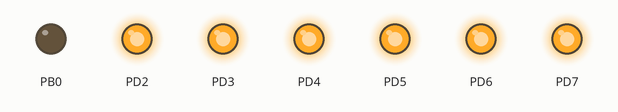
This program was run on a simulated ATmega328P, built with avr-gcc and emulated at 16 MHz. Shown: output pins drawn as LEDs (lit = HIGH).

Above: at 0.2 s.
At 1.2 s:
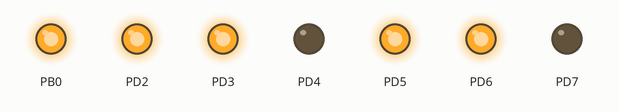
At 1.7 s:
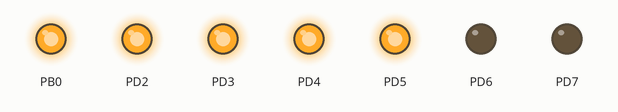
At 2.2 s:
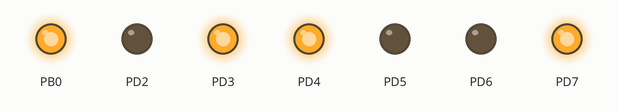
At 3.7 s:
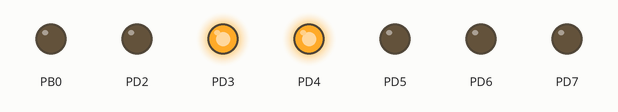
At 5.7 s:
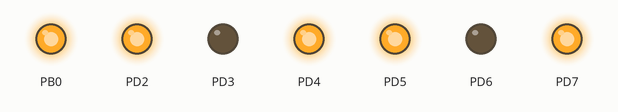
Timing chart, 0 to 6.9 s (numbered marks = the images above):
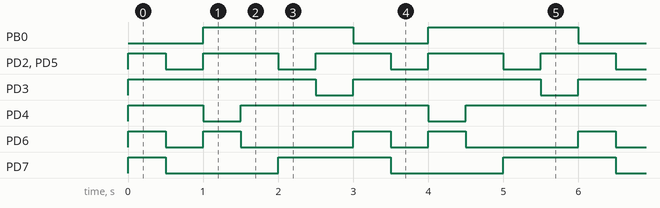

Measured:
- by itself, PB0: alternates HIGH for 2.0 s and LOW for 1.0 s
- by itself, PD2, PD5: repeats every 1.5 s: LOW 0.50 s, HIGH 1.0 s
- by itself, PD3: alternates HIGH for 2.5 s and LOW for 0.50 s
- by itself, PD4: repeats every 3.0 s: LOW 0.50 s, HIGH 2.5 s
- by itself, PD6: repeats every 3.0 s: LOW 0.50 s, HIGH 0.50 s, LOW 1.5 s, HIGH 0.50 s
- by itself, PD7: repeats every 3.0 s: LOW 1.5 s, HIGH 1.5 s

The program:

main.c
```c
/*
 * 7_segment.c
 *
 * Created: 3/12/2023 1:54:16 PM
 * Author : LENOVO
 */
#define F_CPU 16000000
#include <avr/io.h>
#include <util/delay.h>

int main(void)
{
	DDRD = 0b11111100;
	DDRB = 0b00000001;
    /* Replace with your application code */
    while (1)
    {
		//number zero
		PORTD = 0b11111100;
		PORTB = 0b00000000;
		_delay_ms(500);
		//number one
		PORTD = 0b00011000;
		_delay_ms(500);
		//number two
		PORTD = 0b01101100;
		PORTB = 0b00000001;
		_delay_ms(500);
		//number three
		PORTD = 0b00111100;
		PORTB = 0b00000001;
		_delay_ms(500);
		//number four
		PORTD = 0b10011000;
		PORTB = 0b00000001;
		_delay_ms(500);
		//number five
		PORTD = 0b10110100;
		PORTB = 0b00000001;
		_delay_ms(500);

    }
}
```
